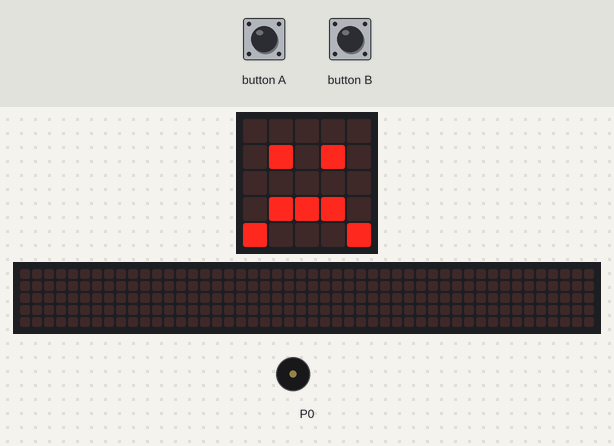
Bench run of a program on a simulated BBC micro:bit running MicroPython. Parts: the board's 5×5 LED display, a strip that is not on the board, showing the scrolling text unrolled, buzzer (waves = sounding). The inputs (shaded band) are chosen by the test bench. The 48×5 strip is a reading aid, not a part: it shows the text the display is scrolling, unrolled, one strip-width of it at a time; what the program prints to the serial console is not drawn.

Above: at 1.2 s.
1.3 s: button A pressed for 0.15 s
At 1.54 s:
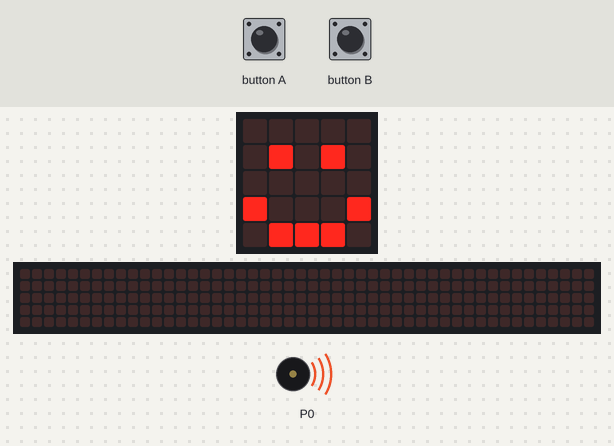
3.3 s: button B pressed for 0.15 s
4.0 s: button A pressed for 1 s
At 6.2 s:
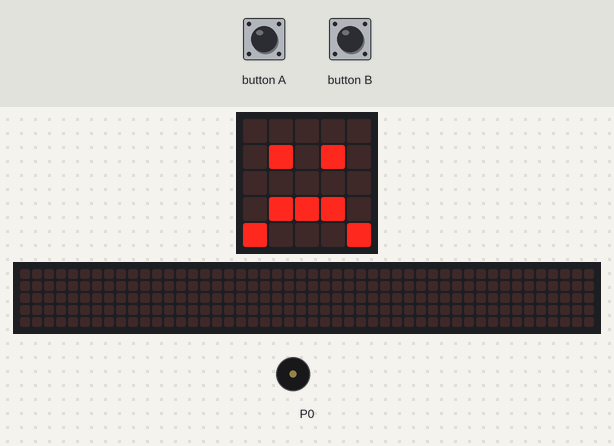
6.5 s: button B pressed for 1 s
At 7.4 s:
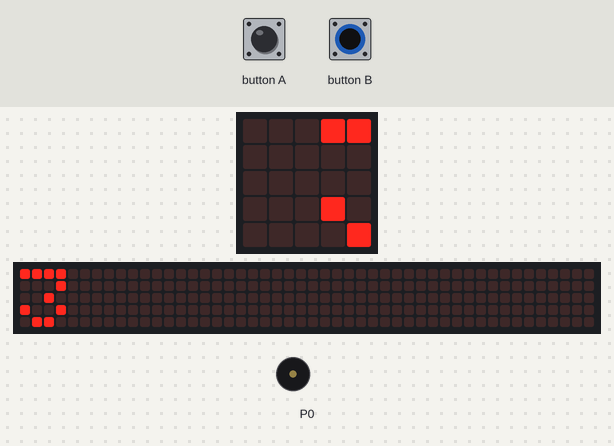
8.1 s: button A pressed for 3.2 s
At 8.28 s:
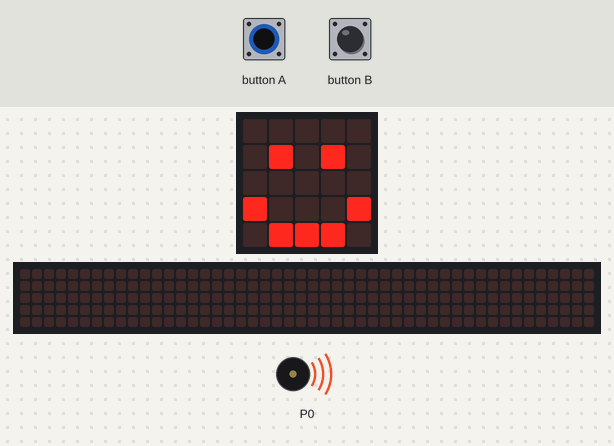
Timing chart, 0 to 13.0 s (numbered marks = the images above; inputs shaded):
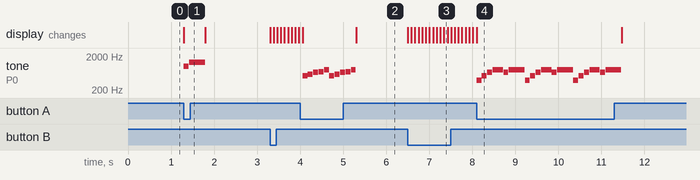

Measured:
- after the input at 1.3 s, tone on P0: silent → 988 Hz at once, → silent 0.12 s later, → 1319 Hz 0.01 s later, → silent 0.36 s later; the display: changes at once (image 1)
- after the input at 4.0 s, tone on P0: plays 523 Hz for 0.12 s, 587 Hz for 0.12 s, 659 Hz for 0.12 s, 698 Hz for 0.12 s, 784 Hz for 0.12 s, 523 Hz for 0.12 s … (10 notes in this stretch), starting after 0.06 s; the display: first changes after 0.06 s (image 2 shows a later state)
- after the input at 6.5 s, the display: first changes at once (image 3 shows a later state)
- after the input at 8.1 s, tone on P0: silent → 392 Hz at once, then repeats every 1.1 s: silent 0.01 s, 523 Hz 0.12 s, silent 0.01 s, 659 Hz 0.12 s, silent 0.01 s, 784 Hz 0.24 s, silent 0.01 s, 659 Hz 0.12 s, silent 0.01 s, 784 Hz 0.36 s, silent 0.01 s, 392 Hz 0.12 s, until it stays silent from 11.5 s; the display: changes at once (image 4)

The program:

04_jukebox.py
```python
#!/usr/bin/env python
# coding: utf-8

"""
flash :
  $	uflash [name].py
"""

from microbit import display as dp
from microbit import Image
from microbit import button_a as ba
from microbit import button_b as bb
from microbit import uart
import music


def	init() :

	uart.init( baudrate = 115200)

	tpl	= (
		music.BA_DING,
		music.JUMP_UP,
		music.JUMP_DOWN,
		music.POWER_UP,
		music.POWER_DOWN,
		music.BADDY,
		music.RINGTONE,
		music.WAWAWAWAA,
		music.PUNCHLINE,
		music.DADADADUM,
		music.CHASE,
		music.ENTERTAINER,
		music.PRELUDE,
		music.BIRTHDAY,
		music.WEDDING,
		music.FUNERAL,
		music.FUNK,
		music.BLUES,
		music.PYTHON,
		music.ODE,
		music.NYAN
	)

	return	tpl

def	hdr_ba( jukebox) :

	dp.show( Image.HAPPY)
#	music.play( music.NYAN)
	music.play( jukebox)

def	hdr_bb( cnt, limit) :

	if limit == cnt :
		cnt	= 0
	else :
		cnt	= cnt + 1

	uart.write( str( cnt))
	dp.scroll( str( cnt), delay = 80)

	return	cnt

def	loop() :

	dp.show( Image.SAD)


if __name__ == "__main__" :

	tpl	= init()
	cnt	= 0
	lim	= len( tpl) - 1

	while True :
		if ba.is_pressed() :
			hdr_ba( tpl[cnt])

		elif bb.is_pressed() :
			cnt	= hdr_bb( cnt, lim)

		else :
			loop()
```
